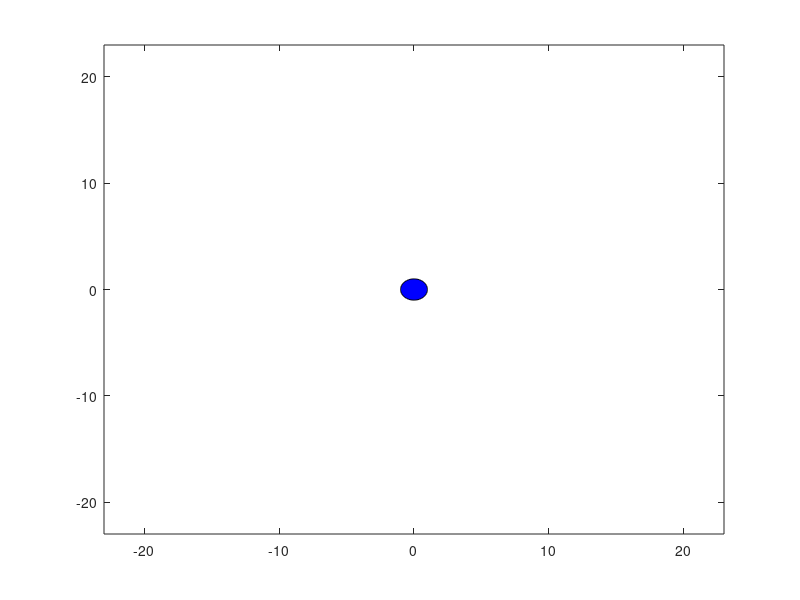

Recreate this plot in MATLAB. (Note: this script raises an error after producing the figure.)
r=1;
x=r*cos(linspace(0,2*pi));
y=r*sin(linspace(0,2*pi));
A_r=20;
track_x=A_r*cos(linspace(0,2*pi));
track_y=A_r*sin(linspace(0,2*pi));

path=zeros(2,size(track_x,2));
figure(1)
h=plot(path(1,1),path(2,1),'r--');
set(gca,'XLim',[-A_r-3,A_r+3],'YLim',[-A_r-3,A_r+3])
hold on
dot=hgtransform;
patch('XData',x,'YData',y,'Facecolor','b','Parent',dot);

for ii=1:size(track_x,2)
    path(:,ii)=[track_x(ii); track_y(ii)];
    set(h,'xdata',path(1,1:ii),'ydata',path(2,1:ii));
    dot.Matrix=makehgtform('translate',[path(1,ii); path(2,ii); 0]);
    pause(0.01)
end